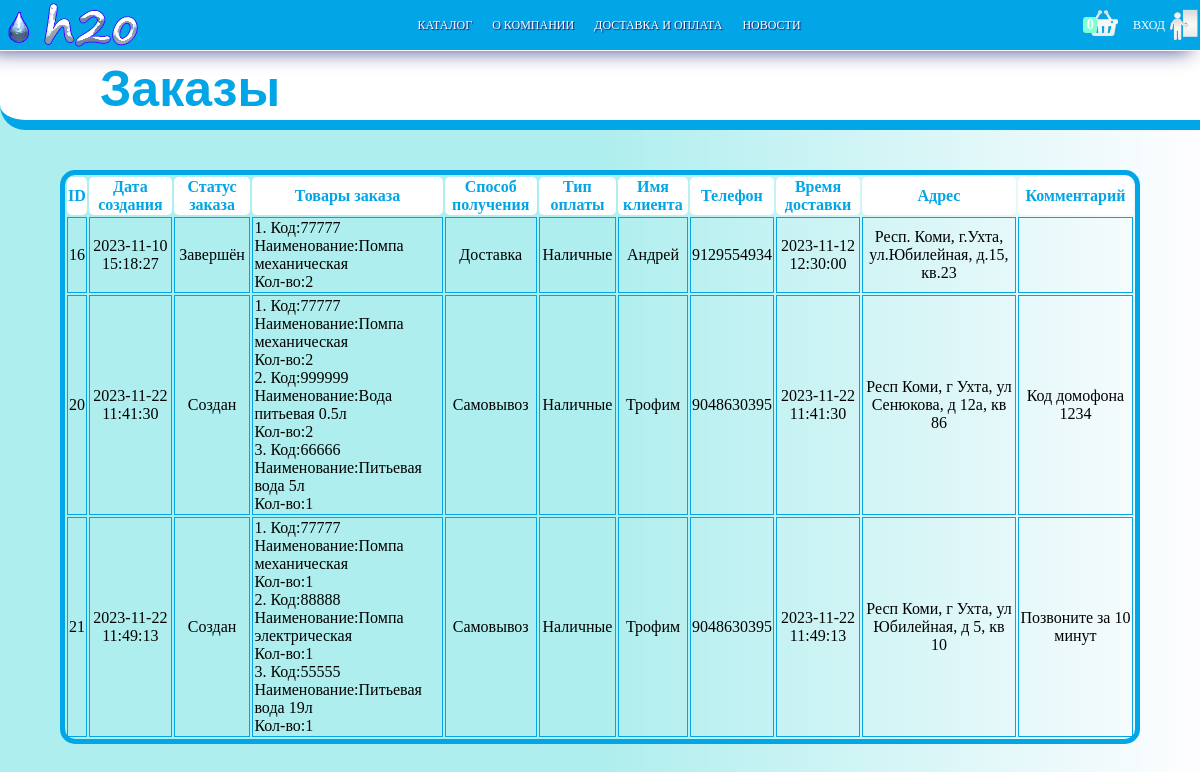
/orders.php, run on the app's committed database.
### tables this page shows
CREATE TABLE `Zakaz` (
  `order_ID` int NOT NULL,
  `type_order` varchar(30) NOT NULL,
  `type_pay` varchar(40) NOT NULL,
  `comment` varchar(255) DEFAULT NULL,
  `num_tel` char(10) NOT NULL,
  `date_delivery` datetime NOT NULL,
  `address` varchar(255) NOT NULL,
  `name_client` varchar(255) NOT NULL
);

CREATE TABLE `Zakaz_status` (
  `zakaz_status_ID` int NOT NULL,
  `order_ID` int NOT NULL,
  `name_status` varchar(40) DEFAULT NULL,
  `date_change` datetime NOT NULL
);

### orders.php (the view, shortened to what this page needs)
<?
$host = "localhost";
$login = "root";
$passwordDB = "";
$nameDB = "Water_Delivery";
$connect = mysqli_connect($host,$login,$passwordDB,$nameDB)
	or die("Ошибка при подключении".mysqli_errno ($connect).": ".mysqli_error ($connect));
?>
<!DOCTYPE html>
<html lang="en">
<head>
	<link rel="stylesheet" href="style.css">
</head>
<body>
	<?php require "header.php";
	?>
	<div class="katalog_header">
		<h1 class="page_zagolovok">Заказы</h1>
	</div>
	<table id="table_orders">
		<tr>
			<th>ID</th>
			<th>Дата создания</th>
			<th>Статус заказа</th>
			<th>Товары заказа</th>
			<th>Способ получения</th>
			<th>Тип оплаты</th>
			<th>Имя клиента</th>
			<th>Телефон</th>
			<th>Время доставки</th>
			<th>Адрес</th>
			<th>Комментарий</th>
		</tr>
	<?php
	$query = "SELECT * FROM Zakaz";
	$result = mysqli_query($connect,$query) or die("Ошибка".mysqli_errno ($connect).": ".mysqli_error ($connect));
	foreach($result as $row){
		echo '<tr>';
		echo '<td>'.$row['order_ID'];
		$num_ord = $row['order_ID'];
		$query1 = "SELECT * FROM Zakaz_status WHERE order_ID = $num_ord AND name_status = 'Создан'";
		$result1 = mysqli_query($connect,$query1) or die("Ошибка".mysqli_errno ($connect).": ".mysqli_error ($connect));
		echo '<td>';
			foreach($result1 as $row1){
				echo $row1['date_change'];
			}
		echo '<td>';
		$query1 = "SELECT * FROM Zakaz_status WHERE order_ID = $num_ord ORDER BY date_change DESC LIMIT 1";
		$result1 = mysqli_query($connect,$query1) or die("Ошибка".mysqli_errno ($connect).": ".mysqli_error ($connect));
			foreach($result1 as $row1){
				echo $row1['name_status'];
			}
		$query1 = "SELECT p.Code_product, Name_product, quantity FROM Order_Product
			INNER JOIN Product p USING(Code_product)
			WHERE order_ID = $num_ord";
		$result1 = mysqli_query($connect,$query1) or die("Ошибка".mysqli_errno ($connect).": ".mysqli_error ($connect));
		echo '<td id="prodTD">';
			$i = 1;
			foreach($result1 as $row1){
				echo $i;
				echo '. Код:'.$row1['Code_product'];
				echo '<br>';
				echo 'Наименование:'.$row1['Name_product'];
				echo '<br>';
				echo 'Кол-во:'.$row1['quantity'];
				echo '<br>';
				$i++;
			}
		echo '<td>'.$row['type_order'];
		echo '<td>'.$row['type_pay'];
		echo '<td>'.$row['name_client'];
		echo '<td>'.$row['num_tel'];
		echo '<td>'.$row['date_delivery'];
		echo '<td>'.$row['address'];
		echo '<td>'.$row['comment'];
	}
	?>

### style.css (style rules this page uses)
body { background: rgb(175,238,238); background: linear-gradient(90deg, rgba(175,238,238,1) 50%, rgba(102,0,255,0.006039915966386533) 100%); height: 100%; }
.page_zagolovok { position: absolute; left: 100px; top: 60px; width: max-content; margin: 0 auto; font-family: Helvetica; font-size: 50px; width: 800; }
.katalog_header { background: #fff; border-radius: 0px 0px 0px 25px; width: 100%; height: 120px; border-bottom: 10px solid #02A5E6; color: #02A5E6; }
#table_orders { width: 90%; margin-left: 5%; margin-right: 5%; margin-top: 40px; border: 5px solid #02A5E6; border-radius: 15px; }
#table_orders th { background: white; color: #02A5E6; border-radius: 5px; }
#table_orders tr { text-align: center; border: 3px solid #02A5E6; }
#table_orders td { border: 1px solid #02A5E6; }
#prodTD { text-align: left; }

### orders.php (style rules this page uses)
body { margin: 0; }

### data on the page
zakaz: order_ID "16", Code_product "77777", Name_product "Помпа механическая", quantity "2", type_order "Доставка", type_pay "Наличные", name_client "Андрей", num_tel "9129554934", date_delivery "2023-11-12 12:30:00", address "Респ. Коми, г.Ухта, ул.Юбилейная, д.15, кв.23"
zakaz_status: date_change "2023-11-10 15:18:27"
zakaz_status: name_status "Завершён"
zakaz: order_ID "20", Code_product "77777", Name_product "Помпа механическая", quantity "2", Code_product "999999", Name_product "Вода питьевая 0.5л", Code_product "66666", Name_product "Питьевая вода 5л", quantity "1", type_order "Самовывоз", type_pay "Наличные", name_client "Трофим", num_tel "9048630395", date_delivery "2023-11-22 11:41:30", address "Респ Коми, г Ухта, ул Сенюкова, д 12а, кв 86", comment "Код домофона 1234"
zakaz_status: date_change "2023-11-22 11:41:30", name_status "Создан"
zakaz: order_ID "21", Code_product "77777", Name_product "Помпа механическая", quantity "1", Code_product "88888", Name_product "Помпа электрическая", Code_product "55555", Name_product "Питьевая вода 19л", type_order "Самовывоз", type_pay "Наличные", name_client "Трофим", num_tel "9048630395", date_delivery "2023-11-22 11:49:13", address "Респ Коми, г Ухта, ул Юбилейная, д 5, кв 10", comment "Позвоните за 10 минут"
zakaz_status: date_change "2023-11-22 11:49:13", name_status "Создан"

### other printed values
count($_SESSION['cart']) "0"
